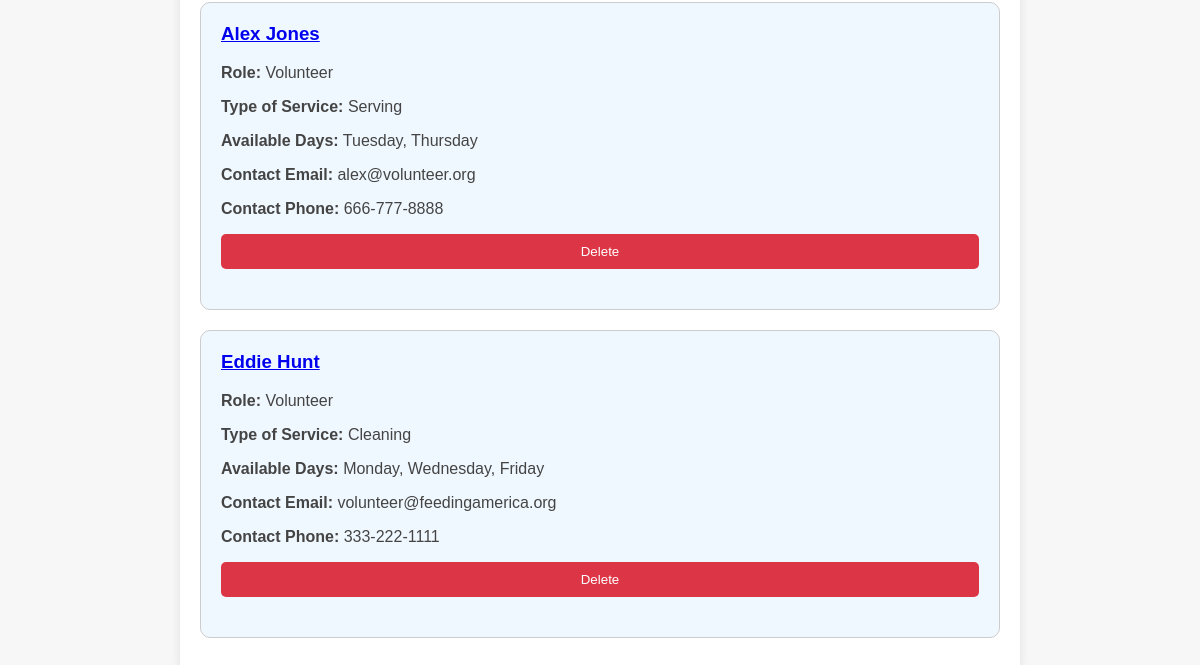
Before: / (lower part) with the older database file.
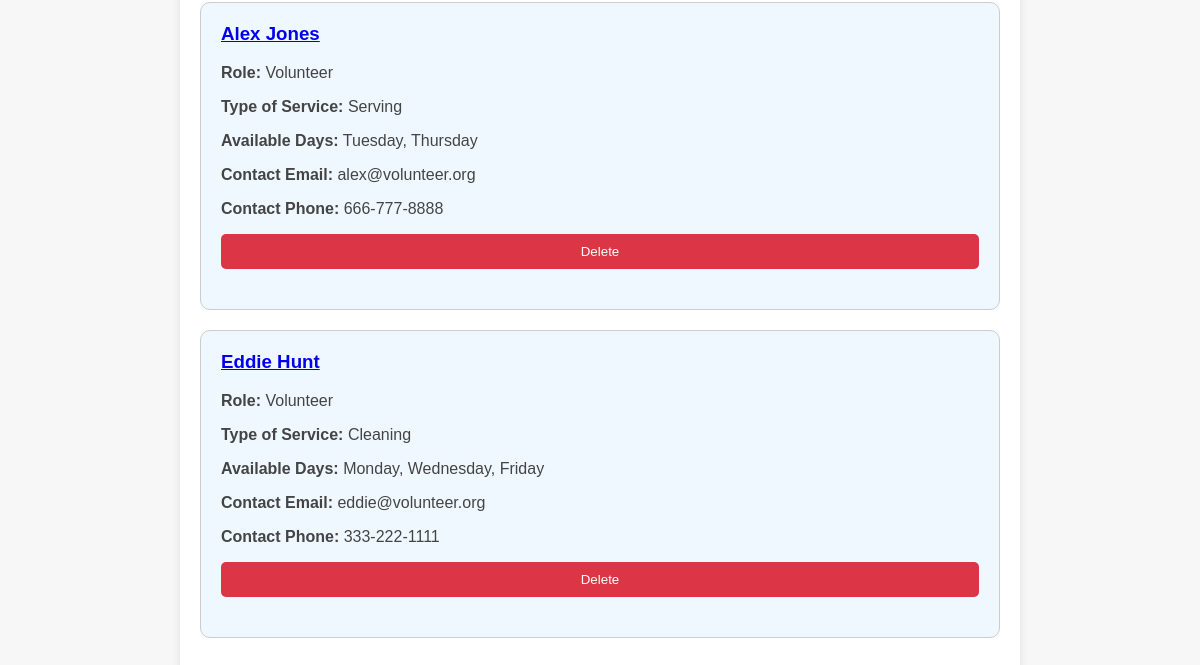
After: the same page with the newer database file.
### tables this page shows
CREATE TABLE partners (
        id INTEGER PRIMARY KEY,
        name TEXT,
        role TEXT,
        service_type TEXT,
        available_days TEXT,
        contact_email TEXT,
        contact_phone TEXT
    );

### app.py (the view)
@app.route('/', methods=['GET', 'POST'])
def index():
    conn = sqlite3.connect('partnerdb.sqlite')
    cursor = conn.cursor()
    query = request.args.get('q')
    if query:
        partners = cursor.execute("SELECT * FROM partners WHERE name LIKE ? OR role LIKE ? OR service_type LIKE ? OR available_days LIKE ? OR contact_email LIKE ? OR contact_phone LIKE ?",
                                  ('%' + query + '%', '%' + query + '%', '%' + query + '%', '%' + query + '%', '%' + query + '%', '%' + query + '%')).fetchall()
    else:
        partners = cursor.execute("SELECT * FROM partners").fetchall()
    conn.close()
    return render_template('index.html', partners=partners)

### templates/index.html (shortened to what this page needs)
<!DOCTYPE html>
<html lang="en">
<head>
</head>
<body>
    <div class="container">
        <ul class="partner-list">
            {% for partner in partners %}
            <li class="partner-item">
                <h3><a href="{{ url_for('edit_partner', partner_id=partner[0]) }}">{{ partner[1] }}</a></h3>
                <p><strong>Role:</strong> {{ partner[2] }}</p>
                <p><strong>Type of Service:</strong> {{ partner[3] }}</p>
                <p><strong>Available Days:</strong> {{ partner[4] }}</p>
                <p><strong>Contact Email:</strong> {{ partner[5] }}</p>
                <p><strong>Contact Phone:</strong> {{ partner[6] }}</p>
                <form action="/delete_partner/{{ partner[0] }}" method="post">
                    <button type="submit" class="delete-partner-btn" onclick="return confirm('Are you sure you want to delete this partner?')">Delete</button>
                </form>
            </li>
            {% endfor %}
        </ul>
    </div>
</body>
</html>

### templates/index.html (style rules this page uses)
body { font-family: Arial, sans-serif; margin: 0; padding: 0; background-color: #f7f7f7; color: #333; }
.container { max-width: 800px; margin: 0 auto; padding: 20px; background-color: #fff; box-shadow: 0 0 10px rgba(0, 0, 0, 0.1); border-radius: 10px; }
.delete-partner-btn { display: block; width: 100%; padding: 10px; margin-bottom: 20px; box-sizing: border-box; border: none; border-radius: 5px; background-color: #dc3545; color: #fff; text-align: center; text-decoration: none; }
.partner-list { list-style-type: none; padding: 0; }
.partner-item { margin-bottom: 20px; border: 1px solid #ccc; padding: 20px; border-radius: 10px; background-color: #f0f8ff; }
.partner-item h3 { margin-top: 0; color: #007bff; }
.partner-item p { color: #444; }

Changed rows visible on the page:
changed partners "Eddie Hunt": contact_email "volunteer@feedingamerica.org" → "eddie@volunteer.org"
